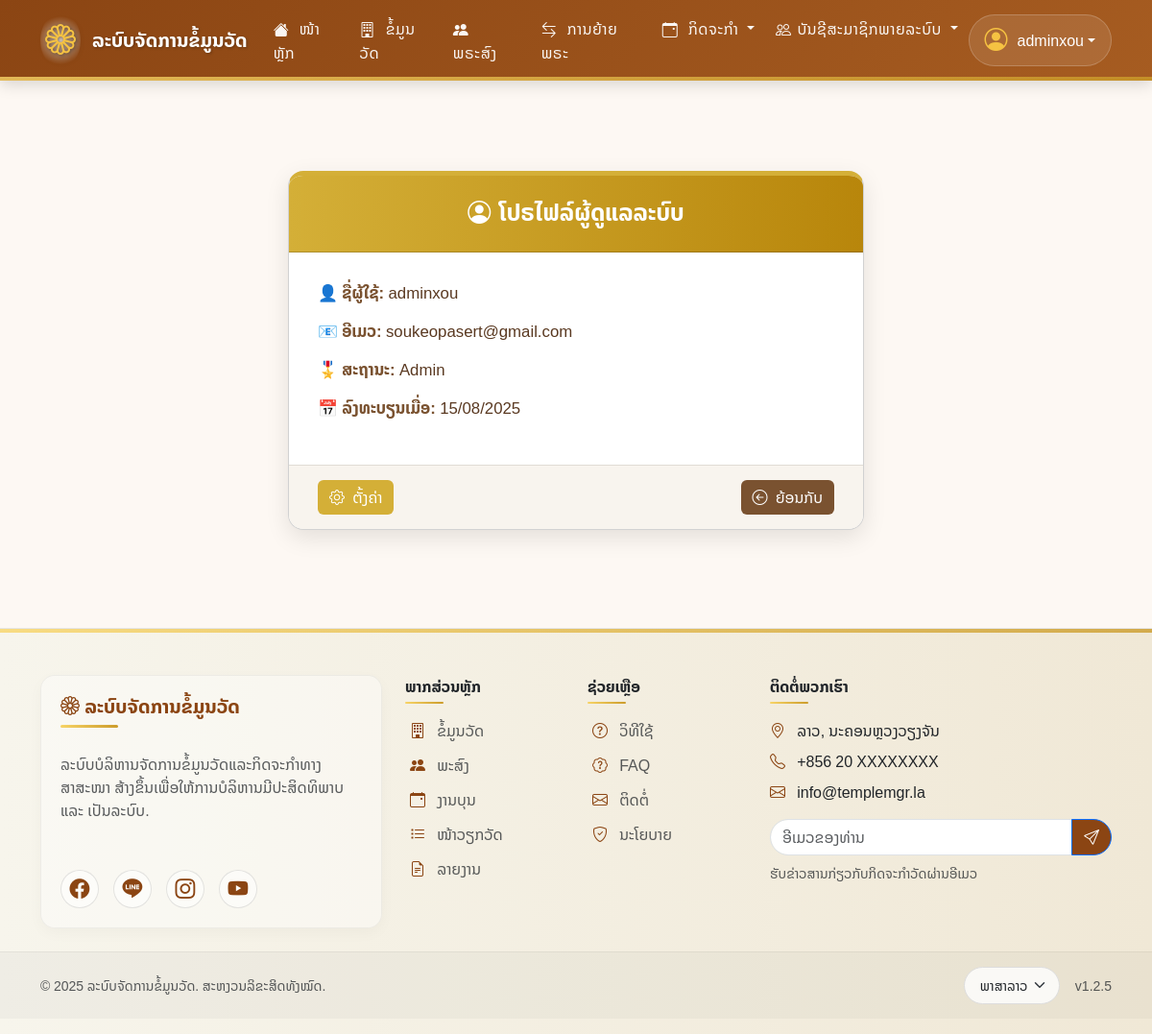
Page /profile/index.php (signed in) on the committed database.
### tables this page shows
CREATE TABLE `users` (
  `id` int(11) NOT NULL,
  `username` varchar(100) NOT NULL,
  `email` varchar(100) NOT NULL,
  `password` varchar(255) NOT NULL,
  `role` enum('admin','user') DEFAULT 'user',
  `created_at` timestamp NOT NULL DEFAULT current_timestamp(),
  `updated_at` timestamp NOT NULL DEFAULT current_timestamp() ON UPDATE current_timestamp()
);

### profile/index.php (the view, shortened to what this page needs)
<?php
include '../includes/header.php';
$user_id = $_SESSION['user_id'];
$stmt = $conn->prepare("SELECT id, username, email, role, created_at FROM users WHERE id = ?");
$stmt->bind_param("i", $user_id);
$stmt->execute();
$result = $stmt->get_result();
$admin = $result->fetch_assoc();
?>
<!DOCTYPE html>
<html lang="lo">
<head>
  <link href="https://cdn.jsdelivr.net/npm/bootstrap@5.3.3/dist/css/bootstrap.min.css" rel="stylesheet">
  <link href="https://cdn.jsdelivr.net/npm/bootstrap-icons@1.11.3/font/bootstrap-icons.min.css" rel="stylesheet">
</head>
<body>
<div class="container">
  <div class="card profile-card">
    <div class="card-header">
      <h4><i class="bi bi-person-circle me-2"></i>ໂປຣໄຟລ໌ຜູ້ດູແລລະບົບ</h4>
    </div>
    <div class="card-body">
      <p><strong>👤 ຊື່ຜູ້ໃຊ້:</strong> <?= htmlspecialchars($admin['username']) ?></p>
      <p><strong>📧 ອີເມວ:</strong> <?= htmlspecialchars($admin['email']) ?></p>
      <p><strong>🎖️ ສະຖານະ:</strong> <?= htmlspecialchars(ucfirst($admin['role'])) ?></p>
      <p><strong>📅 ລົງທະບຽນເມື່ອ:</strong> <?= date("d/m/Y", strtotime($admin['created_at'])) ?></p>
    </div>
    <div class="card-footer">
      <a href="/final/settings/" class="btn btn-gold">
        <i class="bi bi-gear me-1"></i> ຕັ້ງຄ່າ
      </a>
      <a href="/final/admin_dashboard.php" class="btn btn-brown">
        <i class="bi bi-arrow-left-circle me-1"></i> ຍ້ອນກັບ
      </a>
    </div>
  </div>
</div>
<?php include '../includes/footer.php'; ?>

### includes/header.php (style rules this page uses)
:root { --primary-color: #8b4513; --primary-dark: #6a340f; --primary-light: #a65c21; --secondary-color: #f5c242; --secondary-dark: #e0af30; --accent-color: #ffc107; --background-color: #fffaf0; --text-color: #333; --header-height: 75px; --gold-gradient: linear-gradient(135deg, #f8d568, #cb9b29); --wood-gradient: linear-gradient(135deg,rgb(139, 69, 19), #a65c21); }
body { font-family: 'Noto Sans Lao', sans-serif; background-color: var(--background-color); color: var(--text-color); overflow-x: hidden; }

### profile/index.php (style rules this page uses)
body { background-color: #fdf8f3; font-family: 'Noto Sans Lao', sans-serif; }
.profile-card { max-width: 600px; margin: 70px auto; border-radius: 16px; box-shadow: 0 8px 24px rgba(0, 0, 0, 0.1); background: #fff; overflow: hidden; border-top: 5px solid #d4af37; }
.card-header { background: linear-gradient(to right, #d4af37, #b8860b); color: white; text-align: center; padding: 25px 20px; }
.card-header h4 { margin: 0; font-weight: bold; font-size: 1.5rem; }
.card-body { padding: 30px; }
.card-body p { font-size: 1.05rem; margin-bottom: 15px; color: #5a3921; }
.card-body strong { color: #7a5230; }
.card-footer { background: #f8f4ee; padding: 15px 30px; display: flex; justify-content: space-between; border-top: 1px solid #e0dcd5; }
.btn-gold { background-color: #d4af37; border: none; color: white; }
.btn-brown { background-color: #7a5230; border: none; color: white; }

### rows in the picture
users: username "adminxou", email "soukeopasert@gmail.com", role "Admin", created_at "15/08/2025"

### other values in the picture
$userName "adminxou"
